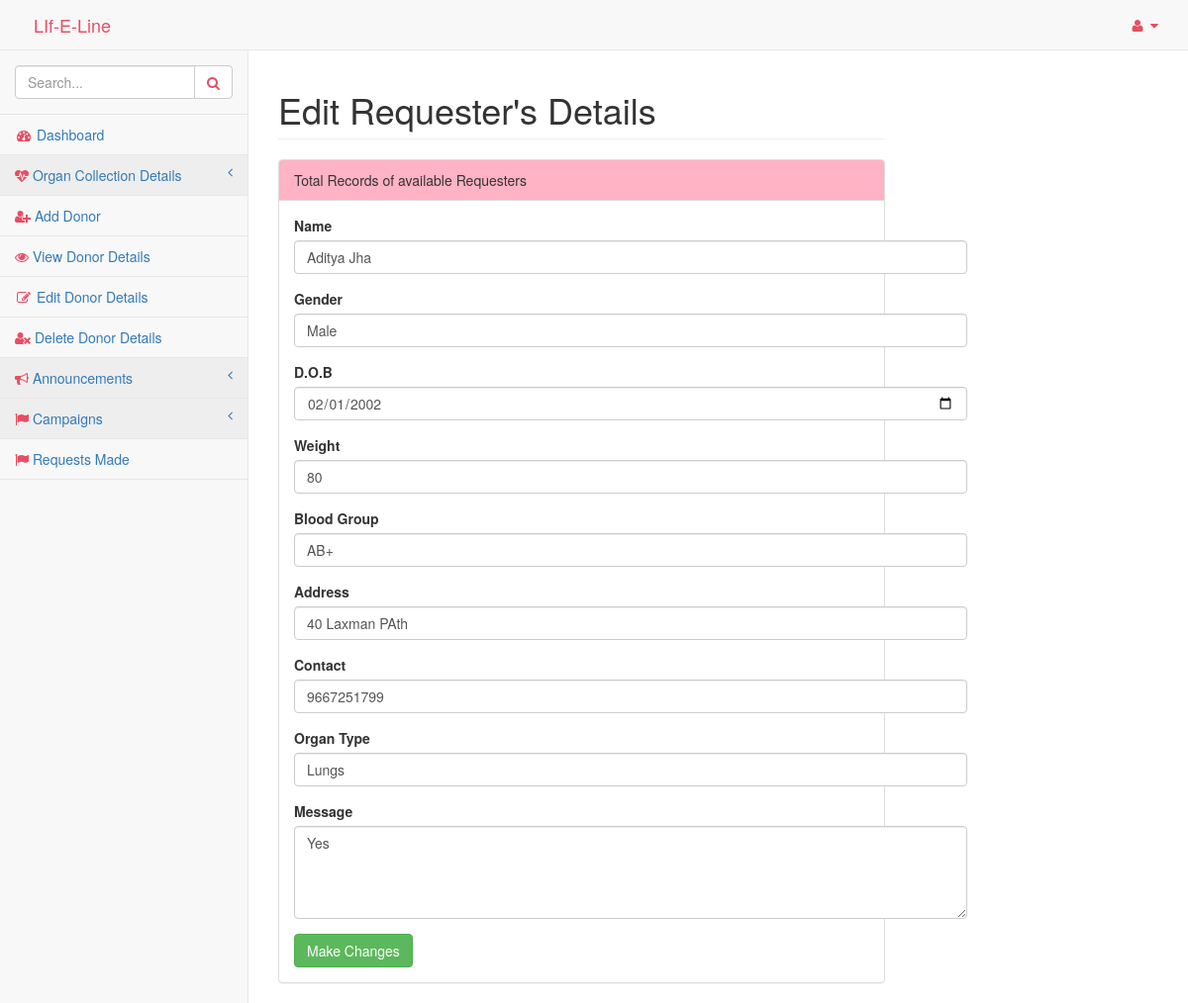
Page /pages/adminupdateform.php?id=1 on the committed database.
### tables this page shows
CREATE TABLE `organ_requests` (
  `id` int(11) NOT NULL,
  `name` varchar(20) NOT NULL,
  `gender` varchar(20) NOT NULL,
  `dob` date NOT NULL,
  `weight` int(11) NOT NULL,
  `bloodgroup` varchar(3) NOT NULL,
  `address` varchar(20) NOT NULL,
  `contact` varchar(10) NOT NULL,
  `organtype` varchar(15) NOT NULL,
  `message` varchar(250) NOT NULL
);

### pages/adminupdateform.php (the view, shortened to what this page needs)
<!DOCTYPE html>
<html lang="en">
<head>
    <link href="../vendor/bootstrap/css/bootstrap.min.css" rel="stylesheet">
    <link href="../vendor/metisMenu/metisMenu.min.css" rel="stylesheet">
    <link href="../dist/css/sb-admin-2.css" rel="stylesheet">
    <link href="../vendor/font-awesome/css/font-awesome.min.css" rel="stylesheet" type="text/css">
    <link rel="stylesheet" href="../icofont/icofont.min.css">
</head>
<body>
    <div id="wrapper">
        <?php include 'includes/nav.php'?>
        <div id="page-wrapper">
            <div class="row">
                <div class="col-lg-12">
                    <h1 class="page-header">Edit Requester's Details</h1>
                </div>
            </div>
            <div class="row">
                <div class="col-lg-12">
                    <div class="panel panel-default">
                        <div class="panel-heading" style="background-color: rgb(255, 179, 197)">
                            Total Records of available Requesters
                        </div>
                        <div class="panel-body">
                            <div class="row">
                                <div class="col-lg-6">
                                <?php
									include 'dbconnect.php';
									$id=$_GET['id'];
									$qry= "select * from organ_requests where id='$id'";
									$result=mysqli_query($conn,$qry);
									while($row=mysqli_fetch_array($result)){
								?>
                                    <form role="form" action="finaladdedrequest.php" method="post">
                                        <div class="form-group">
                                            <label>Name</label>
                                            <input class="form-control" name="name" type="text" value='<?php echo $row['name']; ?>' required>
                                        </div>
                                        <div class="form-group">
                                            <label>Gender</label>
                                            <input class="form-control" type="text" name="gender" value='<?php echo $row['gender']; ?>' required>
                                        </div>
                                        <div class="form-group">
                                            <label>D.O.B</label>
                                            <input class="form-control" type="date" name="dob" value='<?php echo $row['dob']; ?>' required>
                                        </div>
                                        <div class="form-group">
                                            <label>Weight</label>
                                            <input class="form-control" type="number" name="weight" value='<?php echo $row['weight']; ?>' required>
                                        </div>
                                        <div class="form-group">
                                            <label>Blood Group</label>
											 <input class="form-control" rows="4" name="bloodgroup" type="text" value='<?php echo $row['bloodgroup']; ?>' required>
                                        </div>
                                        <div class="form-group">
                                            <label>Address</label>
											 <input class="form-control" rows="4" name="address" type="text" value='<?php echo $row['address']; ?>' required>
                                        </div>
                                        <div class="form-group">
                                            <label>Contact</label>
											 <input class="form-control" rows="4" name="contact" type="number" value='<?php echo $row['contact']; ?>' required>
                                        </div>
                                        <div class="form-group">
                                            <label>Organ Type</label>
											 <input class="form-control" rows="4" name="organtype" type="text" value='<?php echo $row['organtype']; ?>' required>
                                        </div>
                                        <div class="form-group">
                                            <label>Message</label>
											 <textarea class="form-control" rows="4" name="message" type="text" required><?php echo $row['message']; ?></textarea>
                                        </div>
                             <button type="submit"  class="btn btn-success">Make Changes</button>
                                   </form>
                                </div>
<?php
}
?>
                            </div>
                        </div>
                    </div>
                </div>
            </div>
        </div>
    </div>
</body>
</html>

### rows in the picture
organ_requests: name "Aditya Jha", gender "Male", dob "02/01/2002", weight "80", bloodgroup "AB+", address "40 Laxman PAth", contact "9667251799", organtype "Lungs", message "Yes"
